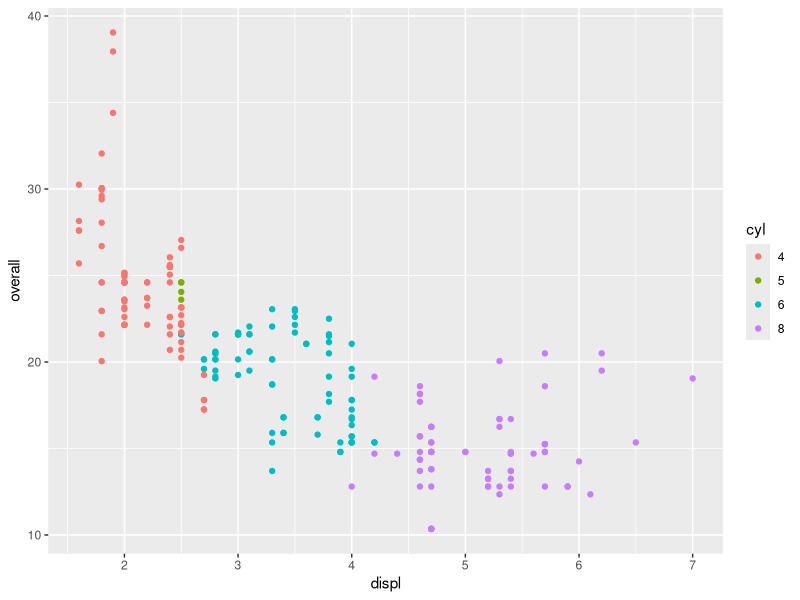
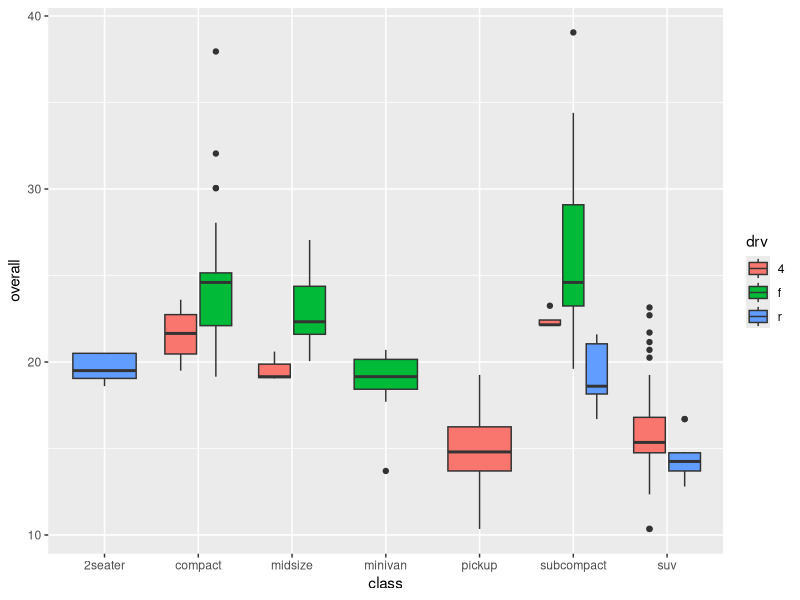
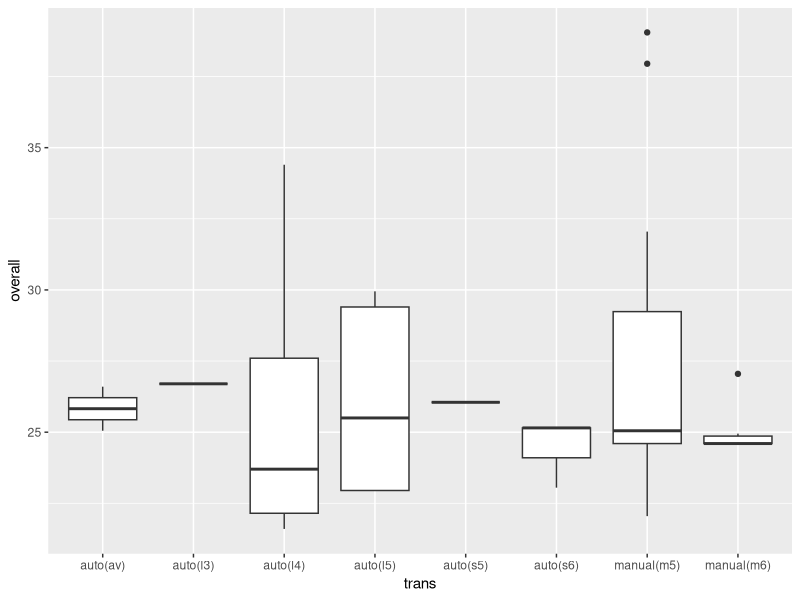
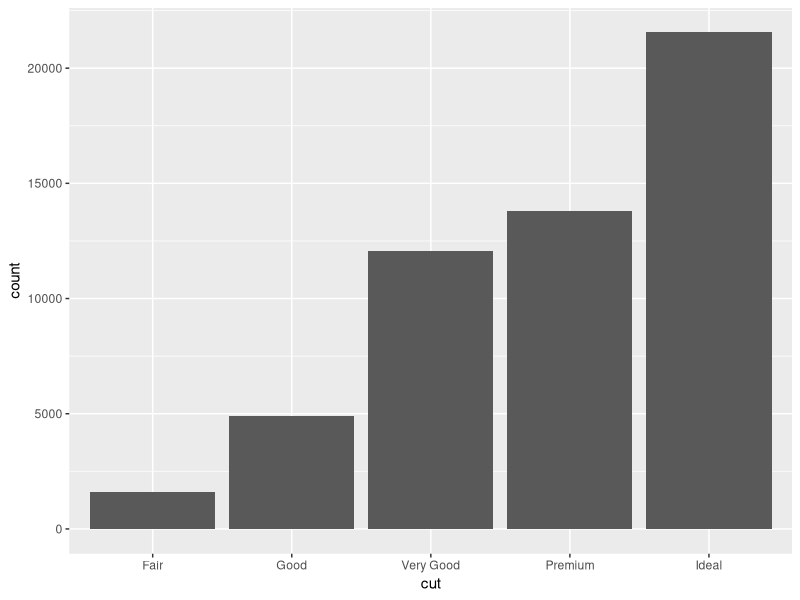
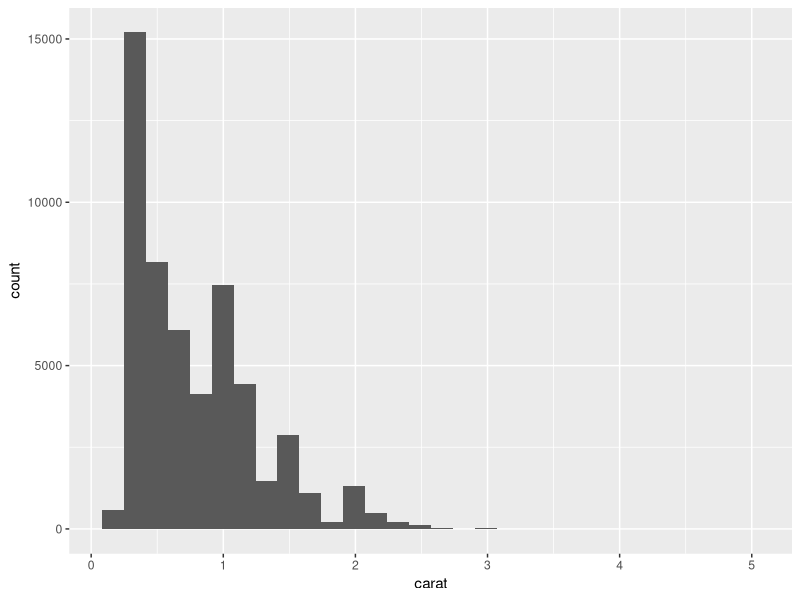
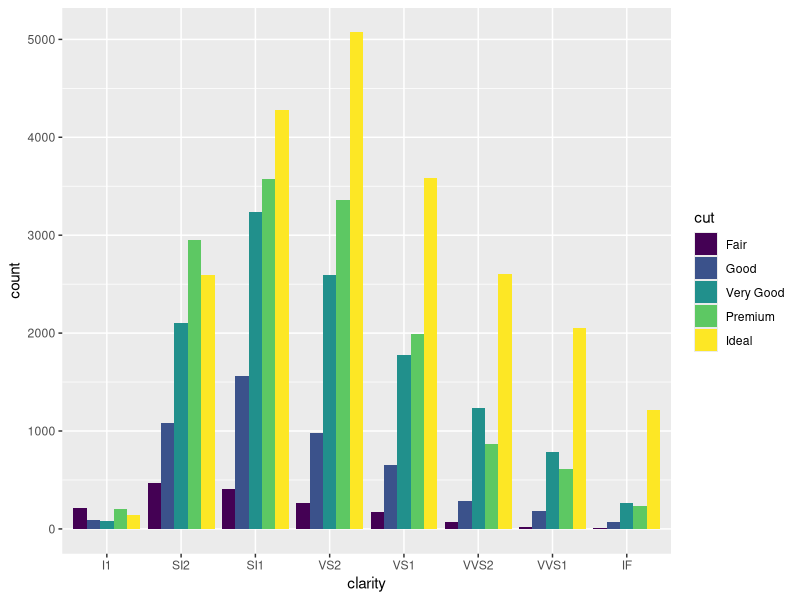
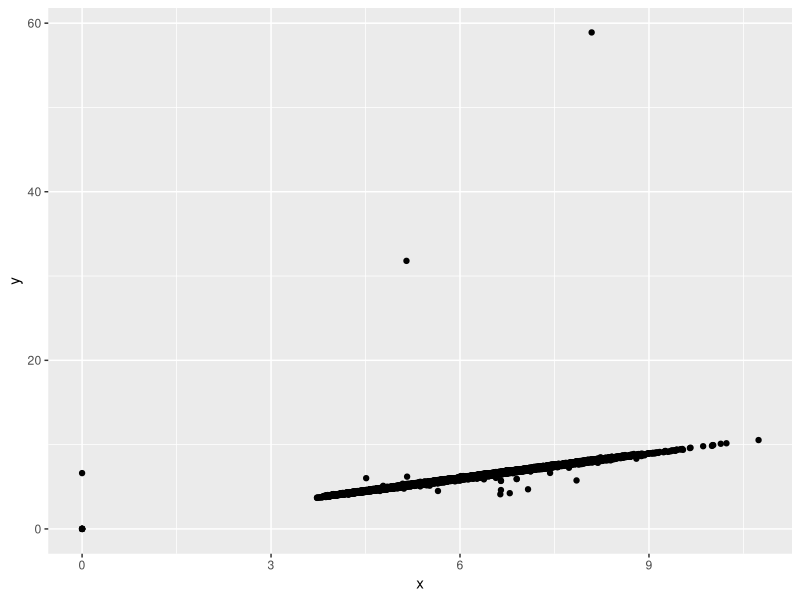

R code for these plots, in order: (Note: this script raises an error after producing the figures.)
## ---- chunk 1
library(tidyverse)
library(ggrepel) # Might need to run install.packages("ggrepel") in the console
## ---- chunk 2
mpg_imp <- mpg |>
    mutate(overall = 0.45 * hwy + 0.55 * cty,
           cyl = factor(cyl)) 

mpg_imp |>
    group_by(cyl, fl, class) |>
    summarise(
        mean_overall = mean(overall),
        top_ten_percentile = quantile(overall, 0.90)
    ) |>
    arrange(desc(mean_overall))
## ---- chunk 3
ggplot(mpg_imp) +
    aes(x = displ, y = overall, colour = cyl) +
    geom_point()
## ---- chunk 4
ggplot(mpg_imp) +
    aes(x = class, y = overall, fill = drv) +
    geom_boxplot()
## ---- chunk 5
mpg_imp |>
    filter(
        cyl == 4, drv == "f",
        class %in% c("compact", "midsize", "subcompact")
    ) |>
    ggplot() +
        aes(x = trans, y = overall) +
        geom_boxplot()
## ---- chunk 6
mpg_imp |>
    filter(
        cyl == 4, drv == "f",
        class %in% c("compact", "midsize", "subcompact")
    ) |>
    group_by(class) |>
    summarise(mean(overall), quantile(overall, 0.9))

## ---- chunk 7
library(tidyverse)
library(ggrepel)
glimpse(diamonds)
## ---- chunk 8
ggplot(diamonds) +
    aes(x = cut) +
    geom_bar()
## ---- chunk 9
diamonds |>
    summarise(
        smallest_carat = min(carat),
        distinct_colors = n_distinct(color),
        distinct_cuts = n_distinct(cut),
        distinct_cuts_colors = n_distinct(color, cut)
    )
## ---- chunk 10
ggplot(diamonds) +
    aes(x = carat) + 
    geom_histogram()
## ---- chunk 11
ggplot(diamonds) +
    aes(x = clarity, fill = cut) +
    geom_bar(position = "dodge")
## ---- chunk 12
ggplot(diamonds) +
    aes(x = x, y = y) +
    geom_point()
## ---- chunk 13
(outliers_xy <- diamonds 
    # YOUR CODE HERE
)
## ---- chunk 14
outlier_xy_labels <- labs(
    x = "Width of Diamond",
    y = "Height of Diamond",
    title = "What's going on with the outliers?"
)

# Need ggrepel library to be loaded
(label_outlier_plot <- diamonds |>
    filter(
        # filter out the outliers    
        # YOUR CODE HERE
    ) |>
    # Make the same plot as before
    # YOUR CODE HERE
    geom_label_repel(
        # Add a label for the diamonds in outliers_xy
        # YOUR CODE HERE
    ) +
    geom_point(
        data = outliers_xy,
        colour = "red"
    ) +
    outlier_xy_labels
)
## ---- chunk 15
diamonds |>
    mutate(
        outlier = ifelse(
            # YOUR CODE HERE
        )
    ) |>
    ggplot() +
        # YOUR CODE HERE
## ---- chunk 16
ggplot(diamonds) +
    aes(x = x, fill = clarity) +
    geom_density() +
    facet_wrap(~ cut)
## ---- chunk 17
diamonds |>
    group_by()
    summarise()
